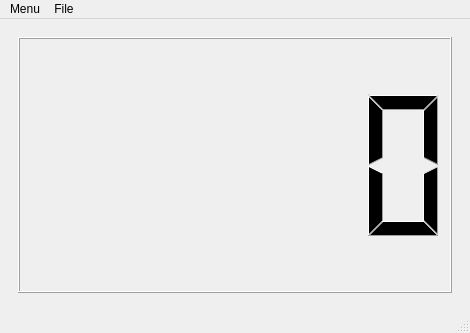
<?xml version="1.0" encoding="UTF-8"?>
<ui version="4.0">
 <class>HomePage</class>
 <widget class="QMainWindow" name="HomePage">
  <property name="geometry">
   <rect>
    <x>0</x>
    <y>0</y>
    <width>470</width>
    <height>333</height>
   </rect>
  </property>
  <property name="windowTitle">
   <string>MainWindow</string>
  </property>
  <widget class="QWidget" name="centralwidget">
   <layout class="QVBoxLayout" name="verticalLayout_3">
    <item>
     <layout class="QVBoxLayout" name="verticalLayout_4">
      <item>
       <widget class="QStackedWidget" name="stackedWidget">
        <property name="currentIndex">
         <number>1</number>
        </property>
        <widget class="QWidget" name="page_SW1">
         <layout class="QVBoxLayout" name="verticalLayout">
          <item>
           <widget class="QCalendarWidget" name="calendarWidget"/>
          </item>
         </layout>
        </widget>
        <widget class="QWidget" name="page_SW2">
         <layout class="QVBoxLayout" name="verticalLayout_2">
          <item>
           <widget class="QLCDNumber" name="lcdNumber"/>
          </item>
         </layout>
        </widget>
        <widget class="QWidget" name="page_SW3">
         <layout class="QVBoxLayout" name="verticalLayout_5">
          <item>
           <widget class="QTextBrowser" name="textBrowser"/>
          </item>
         </layout>
        </widget>
       </widget>
      </item>
     </layout>
    </item>
   </layout>
  </widget>
  <widget class="QMenuBar" name="menubar">
   <property name="geometry">
    <rect>
     <x>0</x>
     <y>0</y>
     <width>470</width>
     <height>26</height>
    </rect>
   </property>
   <widget class="QMenu" name="menuMenu">
    <property name="title">
     <string>Menu</string>
    </property>
    <addaction name="actionHalaman_1"/>
    <addaction name="separator"/>
    <addaction name="actionHalaman_2"/>
    <addaction name="separator"/>
    <addaction name="actionHalaman_3"/>
    <addaction name="separator"/>
    <addaction name="actionHalaman_4"/>
    <addaction name="separator"/>
    <addaction name="actionMap_3"/>
    <addaction name="separator"/>
    <addaction name="actionMap_4"/>
   </widget>
   <widget class="QMenu" name="menuFile">
    <property name="title">
     <string>File</string>
    </property>
    <addaction name="menuExit"/>
   </widget>
   <addaction name="menuMenu"/>
   <addaction name="menuFile"/>
  </widget>
  <widget class="QStatusBar" name="statusbar"/>
  <action name="actionHalaman_1">
   <property name="text">
    <string>Halaman 1</string>
   </property>
  </action>
  <action name="actionHalaman_2">
   <property name="text">
    <string>Halaman 2</string>
   </property>
  </action>
  <action name="actionHalaman_3">
   <property name="text">
    <string>Map 1</string>
   </property>
  </action>
  <action name="menuExit">
   <property name="text">
    <string>Exit</string>
   </property>
  </action>
  <action name="actionHalaman_4">
   <property name="text">
    <string>Map 2</string>
   </property>
  </action>
  <action name="actionMap_3">
   <property name="text">
    <string>Map 3</string>
   </property>
  </action>
  <action name="actionMap_4">
   <property name="text">
    <string>Map 4</string>
   </property>
  </action>
 </widget>
 <resources/>
 <connections/>
</ui>
